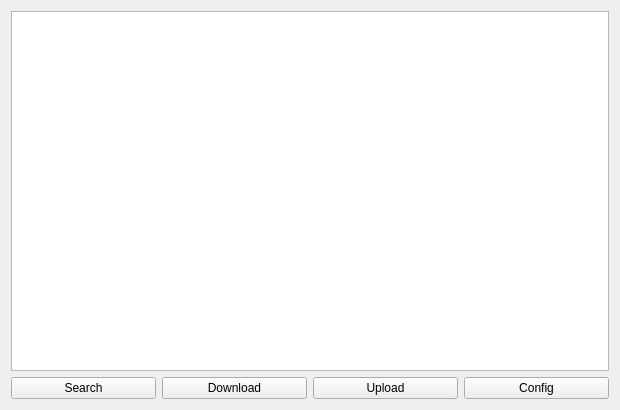
<?xml version="1.0" encoding="UTF-8"?>
<ui version="4.0">
 <class>MongoChemWidget</class>
 <widget class="QWidget" name="MongoChemWidget">
  <property name="geometry">
   <rect>
    <x>0</x>
    <y>0</y>
    <width>620</width>
    <height>410</height>
   </rect>
  </property>
  <property name="minimumSize">
   <size>
    <width>620</width>
    <height>410</height>
   </size>
  </property>
  <property name="windowTitle">
   <string>Form</string>
  </property>
  <layout class="QGridLayout" name="gridLayout">
   <item row="1" column="3">
    <widget class="QPushButton" name="pushConfig">
     <property name="text">
      <string>Config</string>
     </property>
    </widget>
   </item>
   <item row="1" column="1">
    <widget class="QPushButton" name="pushDownload">
     <property name="text">
      <string>Download</string>
     </property>
    </widget>
   </item>
   <item row="0" column="0" colspan="4">
    <widget class="QTableView" name="tableMolecules">
     <property name="selectionMode">
      <enum>QAbstractItemView::SingleSelection</enum>
     </property>
     <property name="selectionBehavior">
      <enum>QAbstractItemView::SelectRows</enum>
     </property>
     <attribute name="horizontalHeaderDefaultSectionSize">
      <number>150</number>
     </attribute>
     <attribute name="horizontalHeaderHighlightSections">
      <bool>false</bool>
     </attribute>
     <attribute name="horizontalHeaderStretchLastSection">
      <bool>true</bool>
     </attribute>
    </widget>
   </item>
   <item row="1" column="0">
    <widget class="QPushButton" name="pushSearch">
     <property name="text">
      <string>Search</string>
     </property>
    </widget>
   </item>
   <item row="1" column="2">
    <widget class="QPushButton" name="pushUpload">
     <property name="text">
      <string>Upload</string>
     </property>
    </widget>
   </item>
  </layout>
 </widget>
 <resources/>
 <connections/>
</ui>
